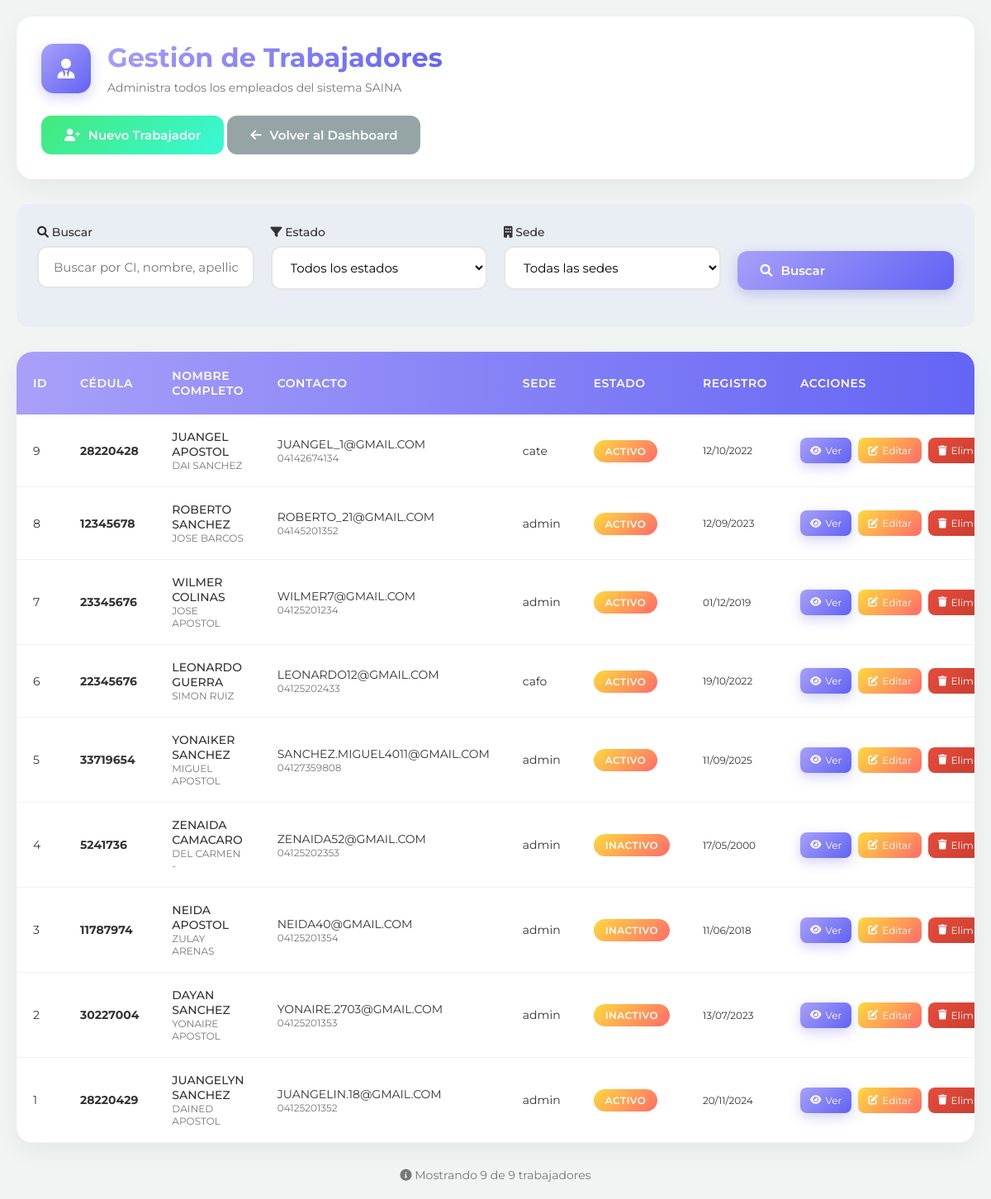
Screenshot of /admin/trabajadores/index.php (signed in) with the database file from the repository.
### tables this page shows
CREATE TABLE `empleados` (
  `id` int(11) NOT NULL,
  `nacionalidad` varchar(50) NOT NULL,
  `ci` varchar(20) NOT NULL,
  `primer_nombre` varchar(50) NOT NULL,
  `segundo_nombre` varchar(50) DEFAULT NULL,
  `primer_apellido` varchar(50) NOT NULL,
  `segundo_apellido` varchar(50) DEFAULT NULL,
  `fecha_nacimiento` date NOT NULL,
  `sexo` enum('masculino','femenino') NOT NULL,
  `estado_civil` enum('soltero(a)','casado(a)','divorciado(a)','viudo(a)') NOT NULL,
  `direccion_ubicacion` varchar(255) NOT NULL,
  `telefono` varchar(20) NOT NULL,
  `correo` varchar(100) NOT NULL,
  `cuenta_bancaria` varchar(50) NOT NULL,
  `tipo_trabajador` enum('ctd','cti','lnr') NOT NULL,
  `grado_instruccion` enum('primaria','bachiller','tecnico_profesional','licenciado','ingeniero','especialista','maestria','doctorado') NOT NULL,
  `cargo` varchar(100) NOT NULL,
  `sede` enum('admin','cafo','cate','csai','csb') NOT NULL,
  `dependencia` enum('admin','cafo','cate','csai','csb') NOT NULL,
  `fecha_ingreso` date NOT NULL,
  `cod_siantel` varchar(50) NOT NULL,
  `ubicacion_estante` varchar(50) DEFAULT NULL,
  `estatus` enum('activo','inactivo') NOT NULL,
  `fecha_egreso` date DEFAULT NULL,
  `motivo_retiro` text DEFAULT NULL,
  `ubicacion_estante_retiro` varchar(50) DEFAULT NULL,
  `tipo_sangre` enum('a+','a-','b+','b-','ab+','ab-','o+','o-') NOT NULL,
  `lateralidad` enum('diestro(a)','zurdo(a)') NOT NULL,
  `peso_trabajador` decimal(5,2) DEFAULT NULL,
  `altura_trabajador` decimal(5,2) DEFAULT NULL,
  `calzado_trabajador` varchar(10) DEFAULT NULL,
  `camisa_trabajador` varchar(10) DEFAULT NULL,
  `pantalon_trabajador` varchar(10) DEFAULT NULL,
  `foto` varchar(255) DEFAULT NULL,
  `fecha_registro` timestamp NOT NULL DEFAULT current_timestamp(),
  `estado_id` int(11) DEFAULT 1,
  `municipio_id` int(11) DEFAULT NULL,
  `parroquia_id` int(11) DEFAULT NULL
);

### admin/trabajadores/index.php (the view, shortened to what this page needs)
<?php
require_once '../includes/database.php';
$registros_por_pagina = 10;
$pagina_actual = isset($_GET['page']) ? max(1, (int)$_GET['page']) : 1;
$offset = ($pagina_actual - 1) * $registros_por_pagina;
$search = isset($_GET['search']) ? trim($_GET['search']) : '';
$where = [];
$params = [];
$types = '';
$where_clause = $where ? 'WHERE ' . implode(' AND ', $where) : '';
$sql_count = "SELECT COUNT(*) as total FROM empleados $where_clause";
$stmt_count = $conn->prepare($sql_count);
$stmt_count->execute();
$result_count = $stmt_count->get_result();
$total_registros = $result_count->fetch_assoc()['total'];
$sql = "SELECT id, ci, primer_nombre, segundo_nombre, primer_apellido, segundo_apellido,
               correo, telefono, sede, estatus, fecha_ingreso, fecha_registro
        FROM empleados $where_clause
        ORDER BY fecha_registro DESC
        LIMIT ?, ?";
$params[] = $offset;
$params[] = $registros_por_pagina;
$types .= 'ii';
$stmt = $conn->prepare($sql);
$stmt->bind_param($types, ...$params);
$stmt->execute();
$result = $stmt->get_result();
 ?>
<!DOCTYPE html>
<html lang="es">
<head>
    <link rel="stylesheet" href="https://cdnjs.cloudflare.com/ajax/libs/font-awesome/6.0.0/css/all.min.css">
</head>
<body>
    <div class="container">
        <div class="header">
            <div class="header-title">
                <div class="header-icon">
                    <i class="fas fa-user-tie"></i>
                </div>
                <div class="header-content">
                    <h1>Gestión de Trabajadores</h1>
                    <p>Administra todos los empleados del sistema SAINA</p>
                </div>
            </div>
            <div class="header-actions">
                <a href="../../html/formulario1.php" class="btn btn-success">
                    <i class="fas fa-user-plus"></i> Nuevo Trabajador
                </a>
                <a href="../index.php" class="btn btn-secondary">
                    <i class="fas fa-arrow-left"></i> Volver al Dashboard
                </a>
            </div>
        </div>
        <div class="search-filters">
            <form method="GET" class="search-form">
                <div class="form-group">
                    <label><i class="fas fa-search"></i> Buscar</label>
                    <input type="text" name="search" class="form-control"
                           placeholder="Buscar por CI, nombre, apellido o correo..."
                           value="<?php echo htmlspecialchars($search); ?>">
                </div>
                <div class="form-group">
                    <label><i class="fas fa-filter"></i> Estado</label>
                    <select name="status" class="form-control">
                        <option value="">Todos los estados</option>
                    </select>
                </div>
                <div class="form-group">
                    <label><i class="fas fa-building"></i> Sede</label>
                    <select name="sede" class="form-control">
                        <option value="">Todas las sedes</option>
                    </select>
                </div>
                <div class="form-group" style="align-self: end;">
                    <button type="submit" class="btn btn-primary">
                        <i class="fas fa-search"></i> Buscar
                    </button>
                </div>
            </form>
        </div>
        <div class="table-container">
            <?php if ($result->num_rows > 0): ?>
                <table>
                    <thead>
                        <tr>
                            <th>ID</th>
                            <th>Cédula</th>
                            <th>Nombre Completo</th>
                            <th>Contacto</th>
                            <th>Sede</th>
                            <th>Estado</th>
                            <th>Registro</th>
                            <th>Acciones</th>
                        </tr>
                    </thead>
                    <tbody>
                        <?php while($row = $result->fetch_assoc()): ?>
                        <tr>
                            <td><?php echo $row['id']; ?></td>
                            <td><strong><?php echo htmlspecialchars($row['ci']); ?></strong></td>
                            <td>
                                <div style="font-weight: 500;">
                                    <?php echo htmlspecialchars($row['primer_nombre'] . ' ' . $row['primer_apellido']); ?>
                                </div>
                                <div style="font-size: 12px; color: var(--light-text);">
                                    <?php echo htmlspecialchars($row['segundo_nombre'] . ' ' . $row['segundo_apellido']); ?>
                                </div>
                            </td>
                            <td>
                                <div><?php echo htmlspecialchars($row['correo']); ?></div>
                                <div style="font-size: 12px; color: var(--light-text);">
                                    <?php echo htmlspecialchars($row['telefono']); ?>
                                </div>
                            </td>
                            <td><?php echo htmlspecialchars($row['sede']); ?></td>
                            <td>
                                <span class="badge <?php echo $row['estatus'] == 'ACTIVO' ? 'badge-success' : 'badge-warning'; ?>">
                                    <?php echo $row['estatus']; ?>
                                </span>
                            </td>
                            <td>
                                <div style="font-size: 12px;">
                                    <?php echo date('d/m/Y', strtotime($row['fecha_ingreso'])); ?>
                                </div>
                            </td>
                            <td>
                                <div class="actions">
                                    <a href="ver.php?id=<?php echo $row['id']; ?>" class="btn-action btn-primary">
                                        <i class="fas fa-eye"></i> Ver
                                    </a>
                                    <a href="editar.php?id=<?php echo $row['id']; ?>" class="btn-action btn-warning">
                                        <i class="fas fa-edit"></i> Editar
                                    </a>
                                    <a href="eliminar.php?id=<?php echo $row['id']; ?>&ci=<?php echo urlencode($row['ci']); ?>"
                                       class="btn-action btn-danger"
                                       onclick="return confirm('¿Eliminar trabajador <?php echo addslashes($row['primer_nombre'] . ' ' . $row['primer_apellido']); ?>?')">
                                        <i class="fas fa-trash"></i> Eliminar
                                    </a>
                                </div>
                            </td>
                        </tr>
                        <?php endwhile; ?>
                    </tbody>
                </table>
            <?php endif; ?>
        </div>
        <div style="text-align: center; color: var(--light-text); font-size: 14px; margin-top: 20px;">
            <i class="fas fa-info-circle"></i>
            Mostrando <?php echo min($registros_por_pagina, $result->num_rows); ?> de <?php echo $total_registros; ?> trabajadores
        </div>
    </div>
</body>
</html>

### admin/trabajadores/index.php (style rules this page uses)
:root { --purple-start: #a8a0f9; --blue-end: #6162f4; --primary-color: #6a67f0; --text-color: #333; --light-text: #777; --success-color: #27ae60; --warning-color: #f39c12; --danger-color: #e74c3c; --card-background: rgba(255, 255, 255, 0.95); --shadow-light: rgba(0, 0, 0, 0.1); --shadow-focus: rgba(106, 103, 240, 0.2); }
* { margin: 0; padding: 0; box-sizing: border-box; font-family: 'Montserrat', sans-serif; }
body { background: #F0F4F3; color: var(--text-color); min-height: 100vh; padding: 20px; }
.container { max-width: 1400px; margin: 0 auto; }
.header { background: white; padding: 30px; border-radius: 20px; box-shadow: 0 10px 30px rgba(0, 0, 0, 0.05); margin-bottom: 30px; animation: fadeIn 0.5s ease; }
.header-title { display: flex; align-items: center; gap: 20px; margin-bottom: 25px; }
.header-icon { width: 60px; height: 60px; background: linear-gradient(135deg, var(--purple-start), var(--blue-end)); border-radius: 15px; display: flex; align-items: center; justify-content: center; color: white; font-size: 24px; box-shadow: 0 5px 15px rgba(106, 103, 240, 0.3); }
.header-content h1 { font-size: 32px; font-weight: 700; background: linear-gradient(135deg, var(--purple-start), var(--blue-end)); -webkit-background-clip: text; -webkit-text-fill-color: transparent; margin-bottom: 8px; }
.header-content p { color: var(--light-text); font-size: 14px; }
.search-filters { background: rgba(106, 103, 240, 0.05); padding: 25px; border-radius: 15px; margin-bottom: 30px; }
.search-form { display: grid; grid-template-columns: repeat(auto-fit, minmax(250px, 1fr)); gap: 20px; margin-bottom: 20px; }
.form-group { display: flex; flex-direction: column; gap: 8px; }
.form-group label { font-size: 14px; font-weight: 500; color: var(--text-color); }
.form-control { padding: 14px 18px; border: 2px solid #e6e6e6; border-radius: 12px; font-size: 15px; transition: all 0.3s; background: white; }
.btn { padding: 14px 28px; border: none; border-radius: 12px; font-size: 15px; font-weight: 600; cursor: pointer; transition: all 0.3s; display: inline-flex; align-items: center; gap: 10px; text-decoration: none; }
.btn-primary { background: linear-gradient(135deg, var(--purple-start), var(--blue-end)); color: white; box-shadow: 0 5px 15px rgba(106, 103, 240, 0.3); }
.btn-secondary { background: #95a5a6; color: white; }
.btn-success { background: linear-gradient(135deg, #43e97b, #38f9d7); color: white; }
.btn-warning { background: linear-gradient(135deg, #ffd93d, #ff6b6b); color: white; }
.btn-danger { background: linear-gradient(135deg, var(--danger-color), #c0392b); color: white; }
.table-container { background: white; border-radius: 20px; box-shadow: 0 10px 30px rgba(0, 0, 0, 0.05); overflow: hidden; margin-bottom: 30px; animation: fadeIn 0.7s ease; }
table { width: 100%; border-collapse: collapse; }
thead { background: linear-gradient(90deg, var(--purple-start), var(--blue-end)); }
th { padding: 20px; text-align: left; color: white; font-weight: 600; font-size: 14px; text-transform: uppercase; letter-spacing: 0.5px; }
tbody tr { border-bottom: 1px solid rgba(0,0,0,0.05); transition: all 0.3s; }
td { padding: 18px 20px; font-size: 14px; }
.badge { padding: 6px 14px; border-radius: 20px; font-size: 12px; font-weight: 600; text-transform: uppercase; letter-spacing: 0.5px; }
.badge-warning { background: linear-gradient(135deg, #ffd93d, #ff6b6b); color: white; }
.actions { display: flex; gap: 8px; }
.btn-action { padding: 8px 12px; border-radius: 8px; font-size: 12px; text-decoration: none; display: inline-flex; align-items: center; gap: 5px; }

### rows the page displays
empleados: id "9", ci "28220428", primer_nombre+primer_apellido "JUANGEL APOSTOL", segundo_nombre+segundo_apellido "DAI SANCHEZ", correo "JUANGEL_1@GMAIL.COM", telefono "04142674134", sede "cate", estatus "ACTIVO", fecha_ingreso "12/10/2022"
empleados: id "8", ci "12345678", primer_nombre+primer_apellido "ROBERTO SANCHEZ", segundo_nombre+segundo_apellido "JOSE BARCOS", correo "ROBERTO_21@GMAIL.COM", telefono "04145201352", sede "admin", estatus "ACTIVO", fecha_ingreso "12/09/2023"
empleados: id "7", ci "23345676", primer_nombre+primer_apellido "WILMER COLINAS", segundo_nombre+segundo_apellido "JOSE APOSTOL", correo "WILMER7@GMAIL.COM", telefono "04125201234", sede "admin", estatus "ACTIVO", fecha_ingreso "01/12/2019"
empleados: id "6", ci "22345676", primer_nombre+primer_apellido "LEONARDO GUERRA", segundo_nombre+segundo_apellido "SIMON RUIZ", correo "LEONARDO12@GMAIL.COM", telefono "04125202433", sede "cafo", estatus "ACTIVO", fecha_ingreso "19/10/2022"
empleados: id "5", ci "33719654", primer_nombre+primer_apellido "YONAIKER SANCHEZ", segundo_nombre+segundo_apellido "MIGUEL APOSTOL", correo "SANCHEZ.MIGUEL4011@GMAIL.COM", telefono "04127359808", sede "admin", estatus "ACTIVO", fecha_ingreso "11/09/2025"
empleados: id "4", ci "5241736", primer_nombre+primer_apellido "ZENAIDA CAMACARO", segundo_nombre+segundo_apellido "DEL CARMEN -", correo "ZENAIDA52@GMAIL.COM", telefono "04125202353", sede "admin", estatus "INACTIVO", fecha_ingreso "17/05/2000"
empleados: id "3", ci "11787974", primer_nombre+primer_apellido "NEIDA APOSTOL", segundo_nombre+segundo_apellido "ZULAY ARENAS", correo "NEIDA40@GMAIL.COM", telefono "04125201354", sede "admin", estatus "INACTIVO", fecha_ingreso "11/06/2018"
empleados: id "2", ci "30227004", primer_nombre+primer_apellido "DAYAN SANCHEZ", segundo_nombre+segundo_apellido "YONAIRE APOSTOL", correo "YONAIRE.2703@GMAIL.COM", telefono "04125201353", sede "admin", estatus "INACTIVO", fecha_ingreso "13/07/2023"
empleados: id "1", ci "28220429", primer_nombre+primer_apellido "JUANGELYN SANCHEZ", segundo_nombre+segundo_apellido "DAINED APOSTOL", correo "JUANGELIN.18@GMAIL.COM", telefono "04125201352", sede "admin", estatus "ACTIVO", fecha_ingreso "20/11/2024"

### other values shown
min($registros_por_pagina, $result->num_rows) "9"
$total_registros "9"
